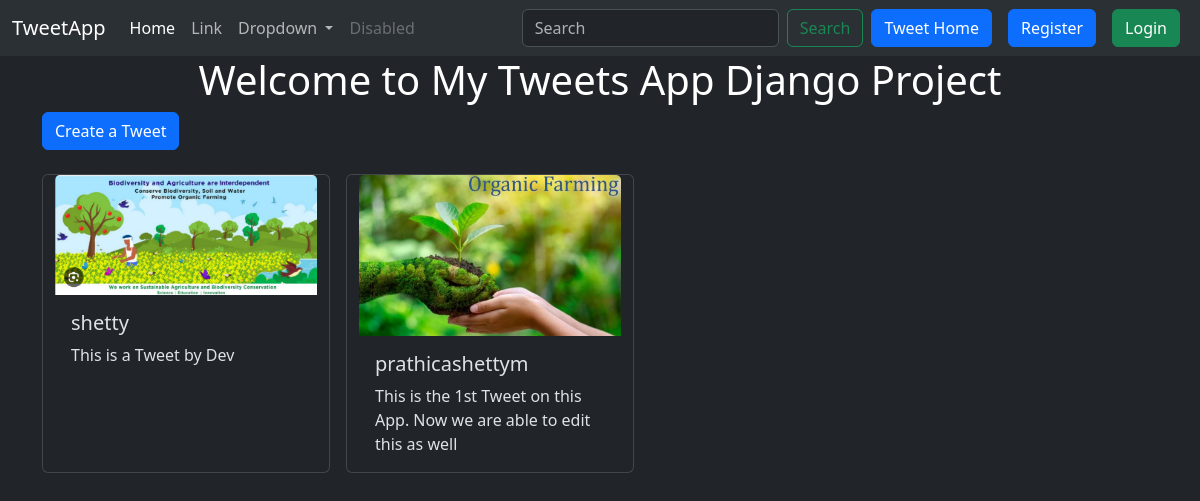
Screenshot of /tweet/ with the database file from the repository.
### tweet/models.py (models this page shows, shortened)
class Tweet(models.Model):
    user = models.ForeignKey(User, on_delete=models.CASCADE)
    text = models.TextField(max_length=240)
    photo = models.ImageField(upload_to='photos/', blank=True, null=True)
    created_at = models.DateTimeField(auto_now_add=True)
    uploaded_at = models.DateTimeField(auto_now=True)

### tweet/views.py (the view)
# urls.py: path('', views.tweet_list, name='tweet_list'),
def tweet_list(request):
    tweets = Tweet.objects.all().order_by('-created_at')
    return render(request, 'tweet_list.html', {'tweets': tweets})

### tweet/templates/tweet_list.html (shortened to what this page needs)
{% extends "layout.html" %}
{% block content %}
    <h1 class="text-center text-white">Welcome to My Tweets App Django Project</h1>
    <a class="btn btn-primary mb-4" href="{% url 'tweet_create' %}"> Create a Tweet </a>
    <div class="container row gap-3">
        {% for tweet in tweets %}
        <div class="card" style="width: 18rem;">
            <img src="{{tweet.photo.url}}" class="card-img-top" alt="...">
            <div class="card-body">
              <h5 class="card-title">{{tweet.user.username}}</h5>
              <p class="card-text">{{tweet.text}}</p>
            </div>
          </div>
        {% endfor %}
    </div>
{% endblock %}

### rows the page displays
Tweet: photo (picture), user.username "shetty", text "This is a Tweet by Dev"
Tweet: photo (picture), user.username "prathicashettym", text "This is the 1st Tweet on this App. Now we are able to edit this as well"
